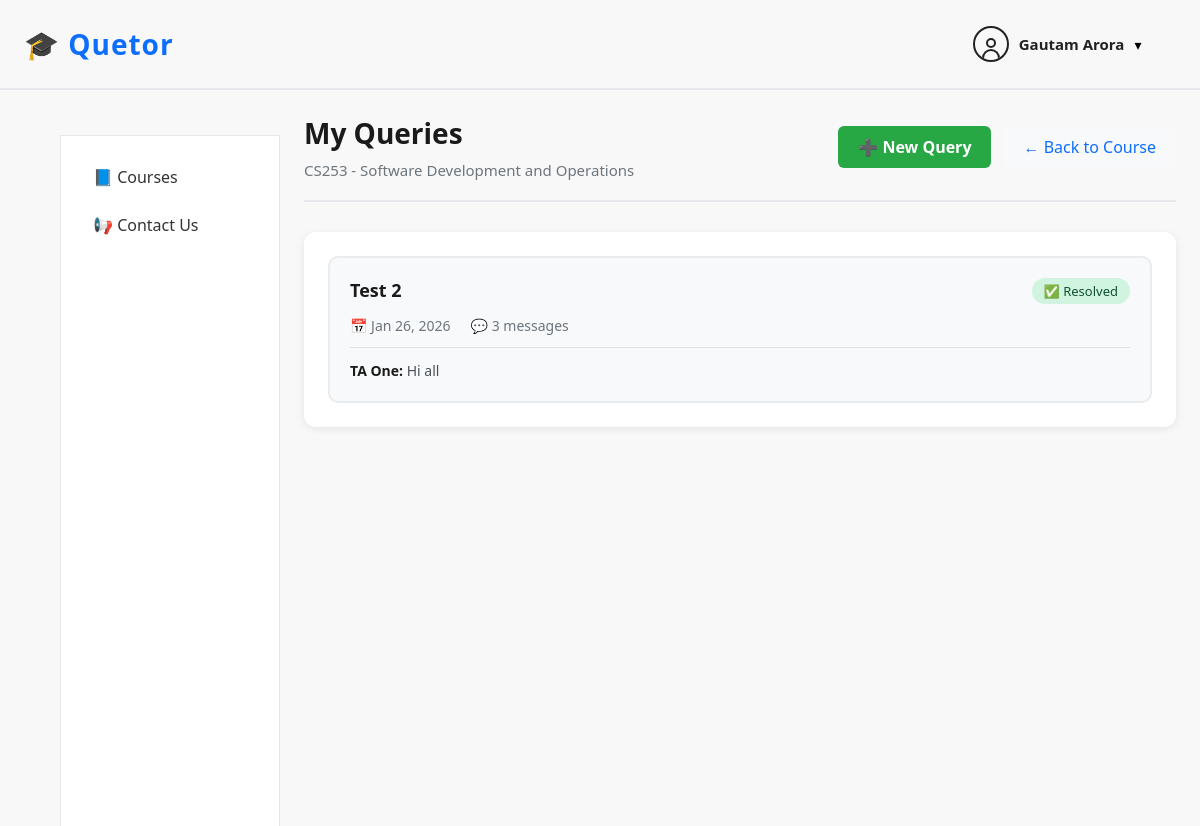
/queries/1/ (signed in), run on the app's committed database.
### users/models.py (models this page shows, shortened)
class User(AbstractUser):
    ROLE_CHOICES = [
        ('student', 'Student'),
        ('professor', 'Professor'),
        ('ta', 'Teaching Assistant'),
        ('admin', 'Admin'),
    ]
    role = models.CharField(
        max_length=20,
        choices=ROLE_CHOICES,
        default='student'
    )
    department = models.CharField(max_length=100, blank=True)

### courses/models.py (models this page shows, shortened)
class Course(models.Model):
    code = models.CharField(max_length=10, unique=True)
    name = models.CharField(max_length=100)
    semester = models.ForeignKey(
        Semester,
        on_delete=models.CASCADE,
        related_name="courses"
    )

### queries/models.py (models this page shows, shortened)
class Query(models.Model):
    STATUS_CHOICES = [
        ('open', 'Open'),
        ('in_progress', 'In Progress'),
        ('resolved', 'Resolved'),
    ]
    course = models.ForeignKey(Course, on_delete=models.CASCADE, related_name='queries')
    student = models.ForeignKey(User, on_delete=models.CASCADE, related_name='student_queries')
    title = models.CharField(max_length=200)
    status = models.CharField(max_length=20, choices=STATUS_CHOICES, default='open')
    created_at = models.DateTimeField(auto_now_add=True)
    updated_at = models.DateTimeField(auto_now=True)
    class Meta:
        ordering = ['-updated_at']
        verbose_name_plural = 'Queries'

class QueryMessage(models.Model):
    query = models.ForeignKey(Query, on_delete=models.CASCADE, related_name='messages')
    sender = models.ForeignKey(User, on_delete=models.CASCADE)
    message = models.TextField()
    attachment = models.FileField(upload_to='query_attachments/', blank=True, null=True)
    created_at = models.DateTimeField(auto_now_add=True)
    class Meta:
        ordering = ['created_at']

### queries/views.py (the view)
# urls.py: path('<int:course_id>/', student_queries, name='student_queries'),
@login_required
def student_queries(request, course_id):
    if not CourseStudent.objects.filter(course_id=course_id, student=request.user).exists():
        return redirect('/courses/')
    course = Course.objects.select_related('semester').get(id=course_id)
    queries = Query.objects.filter(course_id=course_id, student=request.user)
    return render(request, 'queries/student_queries.html', {
        'course': course,
        'queries': queries,
        'course_id': course_id
    })

### templates/queries/student_queries.html (shortened to what this page needs)
{% extends "courses/base.html" %}
{% load static %}
{% block content %}
<div class="course-detail-header">
  <div class="course-title-section">
    <h1 class="course-title">My Queries</h1>
    <p class="course-semester">{{ course.code }} - {{ course.name }}</p>
  </div>
  <div class="header-actions">
    <a href="/queries/{{ course_id }}/create/" class="create-query-btn">➕ New Query</a>
    <a href="/courses/{{ course_id }}/student/home/" class="back-link">← Back to Course</a>
  </div>
</div>
<div class="queries-container">
  {% if queries %}
    <div class="queries-grid">
      {% for query in queries %}
        <a href="/queries/{{ course_id }}/query/{{ query.id }}/" class="query-card">
          <div class="query-header">
            <h3 class="query-title">{{ query.title }}</h3>
            <span class="status-badge status-{{ query.status }}">
              {% if query.status == 'open' %}
                🔵 Open
              {% elif query.status == 'in_progress' %}
                🟡 In Progress
              {% else %}
                ✅ Resolved
              {% endif %}
            </span>
          </div>
          <div class="query-meta">
            <span class="query-date">📅 {{ query.created_at|date:"M d, Y" }}</span>
            <span class="message-count">💬 {{ query.messages.count }} message{{ query.messages.count|pluralize }}</span>
          </div>
          {% if query.messages.last %}
            <div class="last-message">
              <strong>{{ query.messages.last.sender.get_full_name|default:query.messages.last.sender.username }}:</strong>
              {{ query.messages.last.message|truncatewords:15 }}
            </div>
          {% endif %}
        </a>
      {% endfor %}
    </div>
  {% endif %}
</div>
{% endblock %}

### templates/courses/includes/header.html (shortened to what this page needs)
{% load static %}
<header class="topbar">
  <div class="topbar-left">
    <span class="logo-text">🎓 Quetor</span>
  </div>
  <div class="profile-wrapper">
    <div class="profile-trigger" onclick="toggleProfileDropdown()">
      <div class="profile-icon">
        <div class="profile-head"></div>
        <div class="profile-body"></div>
      </div>
      <span class="profile-name">
        {{ request.user.get_full_name|default:request.user.username }}
      </span>
      <span class="chevron">▾</span>
    </div>
  </div>
</header>

### static/css/courses.css (style rules this page uses)
* { box-sizing: border-box; }
body { margin: 0; font-family: "Segoe UI", Arial, sans-serif; background: #ffffff; }
.profile-wrapper { margin-right: 3%; }
.profile-icon { width: 36px; height: 36px; border: 2px solid #222; border-radius: 50%; position: relative; cursor: pointer; overflow: hidden; }
.profile-head { width: 10px; height: 10px; bottom:-3px; border: 2px solid #222; border-radius: 50%; position: absolute; top: 10px; left: 50%; transform: translateX(-50%); background: transparent; transition: background 0.2s ease; }
.profile-body { width: 18px; height: 10px; border: 2px solid #222; border-bottom: none; border-radius: 10px 10px 0 0; position: absolute; bottom: 1px; left: 50%; transform: translateX(-50%); background: transparent; transition: background 0.2s ease; }
.profile-name { font-size: 14px; font-weight: 500; }
.profile-wrapper { position: relative; display: flex; align-items: center; }
.profile-trigger { display: flex; align-items: center; gap: 10px; cursor: pointer; }
.profile-icon { width: 36px; height: 36px; border: 2px solid #222; border-radius: 50%; display: flex; align-items: center; justify-content: center; }
.profile-name { font-size: 15px; font-weight: 600; color: #222; }
.chevron { font-size: 14px; }
.topbar { height: 90px; display: flex; justify-content: space-between; align-items: center; padding: 0 24px; border-bottom: 2px solid #e5e7eb; background: #f8f8f8; }
.topbar-left { width: 200px; display: flex; align-items: center; gap: 12px; }
.logo-text { font-size: 28px; font-weight: 700; color: #0d6efd; font-family: "open sans", sans-serif; letter-spacing: 1px; }

### templates/queries/student_queries.html (style rules this page uses)
.course-detail-header { display: flex; justify-content: space-between; align-items: center; margin-bottom: 30px; padding-bottom: 20px; border-bottom: 2px solid #e5e7eb; }
.course-title-section { flex: 1; }
.course-title { font-size: 28px; font-weight: 700; color: #1a1a1a; margin: 0 0 8px 0; }
.course-semester { font-size: 15px; color: #6c757d; margin: 0; }
.header-actions { display: flex; gap: 12px; }
.create-query-btn { padding: 10px 20px; background: #28a745; color: white; text-decoration: none; border-radius: 6px; font-weight: 600; transition: all 0.2s; }
.back-link { padding: 10px 20px; background: #f8f9fa; color: #0d6efd; text-decoration: none; border-radius: 6px; font-weight: 500; transition: all 0.2s; }
.queries-container { background: white; border-radius: 12px; padding: 24px; box-shadow: 0 2px 8px rgba(0,0,0,0.08); }
.queries-grid { display: grid; gap: 16px; }
.query-card { background: #f8f9fa; border: 2px solid #e9ecef; border-radius: 10px; padding: 20px; text-decoration: none; transition: all 0.2s; display: block; }
.query-header { display: flex; justify-content: space-between; align-items: start; margin-bottom: 12px; gap: 12px; }
.query-title { font-size: 18px; font-weight: 600; color: #1a1a1a; margin: 0; flex: 1; }
.status-badge { padding: 4px 12px; border-radius: 20px; font-size: 13px; font-weight: 500; white-space: nowrap; }
.status-resolved { background: #d1f4e0; color: #0f5132; }
.query-meta { display: flex; gap: 20px; margin-bottom: 12px; font-size: 14px; color: #6c757d; }
.last-message { font-size: 14px; color: #495057; line-height: 1.5; padding-top: 12px; border-top: 1px solid #dee2e6; }
.last-message strong { color: #1a1a1a; }

### data on the page
User: user.get_full_name "Gautam Arora"
Course: code "CS253", name "Software Development and Operations"
Query: title "Test 2", status "✅ Resolved", created_at "Jan 26, 2026", messages.count "3", messages.last.sender.get_full_name "TA One", messages.last.message "Hi all"
